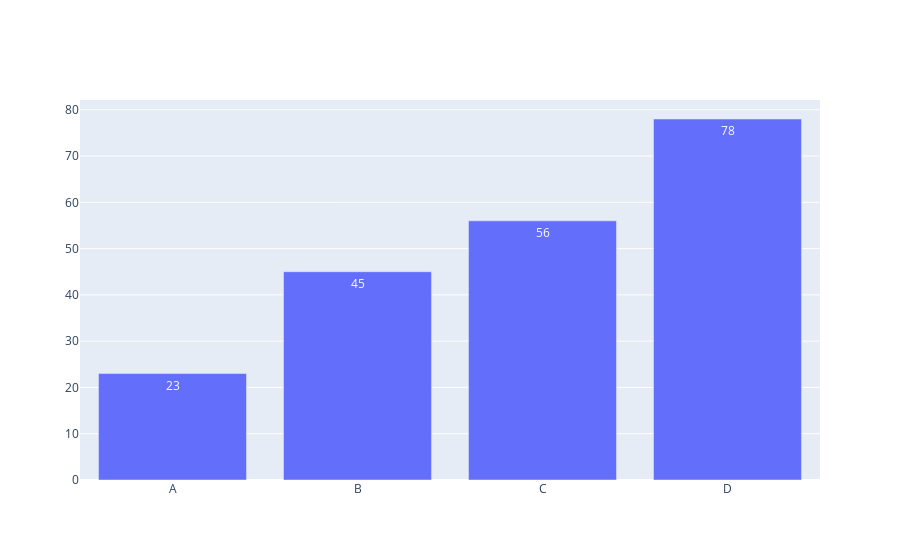

Notebook cell for this chart:
### Code cell
data = pd.DataFrame({
    'Category': ['A', 'B', 'C', 'D'],
    'Value': [23, 45, 56, 78]
})

fig = go.Figure(data=[go.Bar(
    x=data['Category'],
    y=data['Value'],
    text=data['Value'],
    textposition='auto'
)])
fig.show()

### Figure 1 — Plotly figure (JSON) as saved in the notebook; plotly's stock layout.template omitted (floating-point values rounded to 4 significant figures)
{"data": [{"text": [23, 45, 56, 78], "textposition": "auto", "type": "bar", "x": ["A", "B", "C", "D"], "y": [23, 45, 56, 78]}], "layout": {}}
